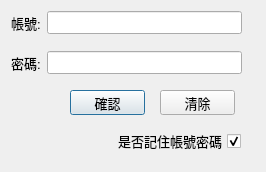
<?xml version="1.0" encoding="UTF-8"?>
<ui version="4.0">
 <class>Login</class>
 <widget class="QDialog" name="Login">
  <property name="geometry">
   <rect>
    <x>0</x>
    <y>0</y>
    <width>266</width>
    <height>172</height>
   </rect>
  </property>
  <property name="windowTitle">
   <string>登入</string>
  </property>
  <widget class="QPushButton" name="LoginConfirmbtn">
   <property name="geometry">
    <rect>
     <x>70</x>
     <y>90</y>
     <width>75</width>
     <height>25</height>
    </rect>
   </property>
   <property name="font">
    <font>
     <family>Arial</family>
     <pointsize>10</pointsize>
    </font>
   </property>
   <property name="text">
    <string>確認</string>
   </property>
  </widget>
  <widget class="QPushButton" name="pushButton_2">
   <property name="geometry">
    <rect>
     <x>160</x>
     <y>90</y>
     <width>75</width>
     <height>25</height>
    </rect>
   </property>
   <property name="font">
    <font>
     <family>Arial</family>
     <pointsize>10</pointsize>
    </font>
   </property>
   <property name="text">
    <string>清除</string>
   </property>
  </widget>
  <widget class="QCheckBox" name="IDPWCheck">
   <property name="geometry">
    <rect>
     <x>90</x>
     <y>130</y>
     <width>151</width>
     <height>22</height>
    </rect>
   </property>
   <property name="font">
    <font>
     <family>Arial</family>
     <pointsize>10</pointsize>
    </font>
   </property>
   <property name="tabletTracking">
    <bool>false</bool>
   </property>
   <property name="layoutDirection">
    <enum>Qt::RightToLeft</enum>
   </property>
   <property name="text">
    <string>是否記住帳號密碼</string>
   </property>
   <property name="checked">
    <bool>true</bool>
   </property>
   <property name="tristate">
    <bool>false</bool>
   </property>
  </widget>
  <widget class="QWidget" name="layoutWidget">
   <property name="geometry">
    <rect>
     <x>11</x>
     <y>11</y>
     <width>231</width>
     <height>24</height>
    </rect>
   </property>
   <layout class="QHBoxLayout" name="horizontalLayout">
    <item>
     <widget class="QLabel" name="label">
      <property name="font">
       <font>
        <family>Arial</family>
        <pointsize>10</pointsize>
       </font>
      </property>
      <property name="text">
       <string>帳號:</string>
      </property>
     </widget>
    </item>
    <item>
     <widget class="QLineEdit" name="LoginID">
      <property name="font">
       <font>
        <family>Arial</family>
        <pointsize>10</pointsize>
       </font>
      </property>
      <property name="maxLength">
       <number>16</number>
      </property>
     </widget>
    </item>
   </layout>
  </widget>
  <widget class="QWidget" name="layoutWidget">
   <property name="geometry">
    <rect>
     <x>11</x>
     <y>51</y>
     <width>231</width>
     <height>24</height>
    </rect>
   </property>
   <layout class="QHBoxLayout" name="horizontalLayout_2">
    <item>
     <widget class="QLabel" name="label_2">
      <property name="font">
       <font>
        <family>Arial</family>
        <pointsize>10</pointsize>
       </font>
      </property>
      <property name="text">
       <string>密碼:</string>
      </property>
     </widget>
    </item>
    <item>
     <widget class="QLineEdit" name="LoginPW">
      <property name="font">
       <font>
        <family>Arial</family>
        <pointsize>10</pointsize>
       </font>
      </property>
      <property name="contextMenuPolicy">
       <enum>Qt::DefaultContextMenu</enum>
      </property>
      <property name="inputMethodHints">
       <set>Qt::ImhHiddenText|Qt::ImhNoAutoUppercase|Qt::ImhNoPredictiveText|Qt::ImhSensitiveData</set>
      </property>
      <property name="maxLength">
       <number>16</number>
      </property>
      <property name="echoMode">
       <enum>QLineEdit::Password</enum>
      </property>
     </widget>
    </item>
   </layout>
  </widget>
 </widget>
 <resources/>
 <connections>
  <connection>
   <sender>pushButton_2</sender>
   <signal>clicked()</signal>
   <receiver>LoginPW</receiver>
   <slot>clear()</slot>
   <hints>
    <hint type="sourcelabel">
     <x>197</x>
     <y>102</y>
    </hint>
    <hint type="destinationlabel">
     <x>207</x>
     <y>62</y>
    </hint>
   </hints>
  </connection>
  <connection>
   <sender>pushButton_2</sender>
   <signal>clicked()</signal>
   <receiver>LoginID</receiver>
   <slot>clear()</slot>
   <hints>
    <hint type="sourcelabel">
     <x>227</x>
     <y>94</y>
    </hint>
    <hint type="destinationlabel">
     <x>223</x>
     <y>20</y>
    </hint>
   </hints>
  </connection>
 </connections>
</ui>
